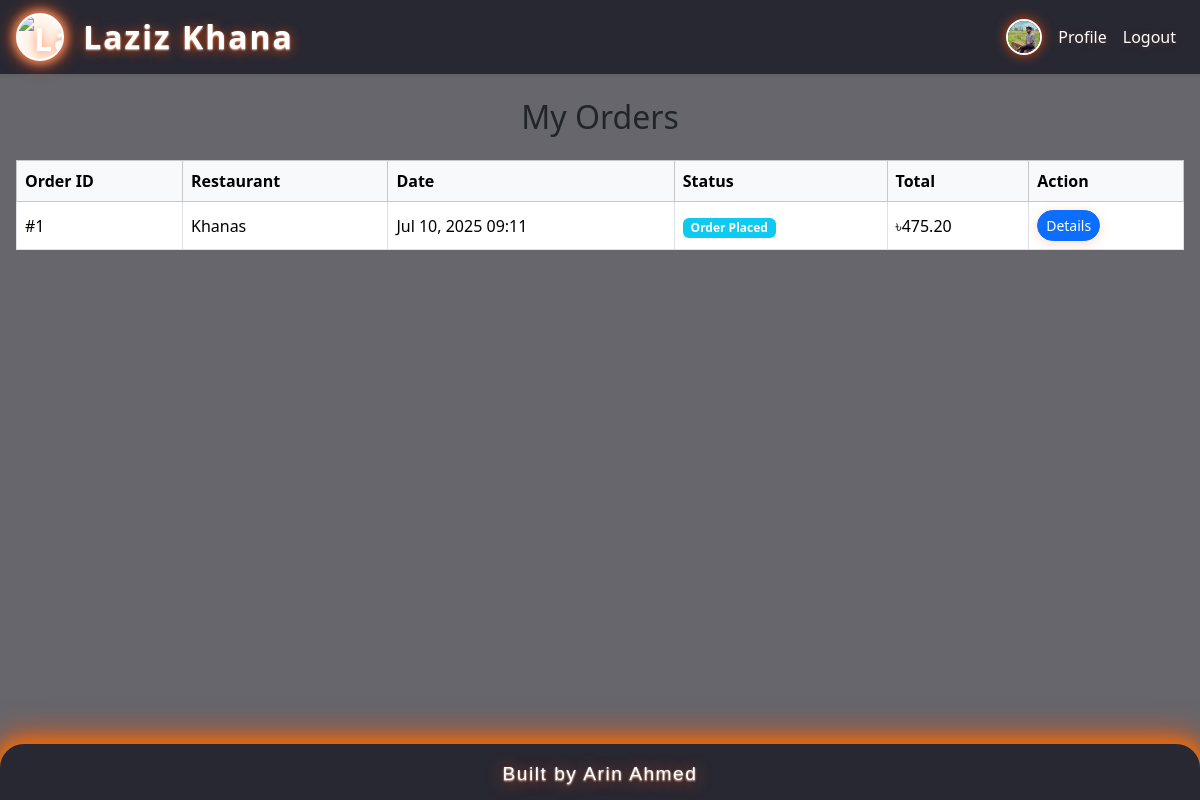
Screenshot of /orders/my-orders/ (signed in) with the database file from the repository.
### users/models.py (models this page shows, shortened)
class User(AbstractUser):
    email = models.EmailField(unique=True)
    phone = models.CharField(max_length=20, unique=True)
    profile_picture = models.ImageField(upload_to='profile_pics/', blank=True, null=True)
    REQUIRED_FIELDS = ['email', 'phone']

### orders/models.py (models this page shows, shortened)
class Order(models.Model):
    user = models.ForeignKey(User, on_delete=models.CASCADE, related_name='orders')
    restaurant = models.ForeignKey(Restaurant, on_delete=models.CASCADE, related_name='orders')
    items = models.ManyToManyField(MenuItem, through='OrderItem')
    total = models.DecimalField(max_digits=10, decimal_places=2)
    delivery_address = models.ForeignKey(Address, on_delete=models.SET_NULL, null=True)
    status = models.CharField(max_length=20, choices=ORDER_STATUS_CHOICES, default='placed')
    promo_code = models.ForeignKey(PromoCode, on_delete=models.SET_NULL, null=True, blank=True)
    timestamp = models.DateTimeField(auto_now_add=True)
    estimated_delivery = models.DateTimeField(blank=True, null=True)
    payment_method = models.CharField(
        max_length=20,
        choices=[
            ('bkash', 'bKash'),
            ('nagad', 'Nagad'),
            ('rocket', 'Rocket'),
            ('upay', 'Upay'),
            ('card', 'International Card'),
            ('cod', 'Cash on Delivery'),
        ],
        null=True,
        blank=True
    )

### restaurants/models.py (models this page shows, shortened)
class Restaurant(models.Model):
    name = models.CharField(max_length=100)
    logo = models.ImageField(upload_to='restaurant_logos/', blank=True, null=True)
    address = models.CharField(max_length=255)
    contact = models.CharField(max_length=50)
    operating_hours = models.CharField(max_length=100)
    delivery_radius = models.PositiveIntegerField(blank=True, null=True)
    minimum_order = models.DecimalField(max_digits=8, decimal_places=2, blank=True, null=True)
    cuisine_type = models.CharField(max_length=100)
    rating = models.FloatField(blank=True, null=True)
    is_approved = models.BooleanField()
    owner = models.ForeignKey(User, on_delete=models.SET_NULL, null=True, blank=True, related_name='restaurants')

### orders/views.py (the view)
# urls.py: path('my-orders/', views.order_history_view, name='order_history'),
@login_required
def order_history_view(request):
    orders = Order.objects.filter(user=request.user).order_by('-timestamp')
    return render(request, 'orders/order_history.html', {'orders': orders})

### orders/templates/orders/order_history.html (shortened to what this page needs)
{% extends 'base.html' %}
{% block content %}
<div class="container mt-4">
  <h2 class="mb-4 text-center animate__animated animate__fadeInDown">My Orders</h2>
  {% if orders %}
  <div class="table-responsive animate__animated animate__fadeInUp">
    <table class="table table-bordered align-middle">
      <thead class="table-light">
        <tr>
          <th>Order ID</th>
          <th>Restaurant</th>
          <th>Date</th>
          <th>Status</th>
          <th>Total</th>
          <th>Action</th>
        </tr>
      </thead>
      <tbody>
        {% for order in orders %}
        <tr>
          <td>#{{ order.pk }}</td>
          <td>{{ order.restaurant.name }}</td>
          <td>{{ order.timestamp|date:'M d, Y H:i' }}</td>
          <td><span class="badge bg-info">{{ order.get_status_display }}</span></td>
          <td>৳{{ order.total }}</td>
          <td>
            <a href="{% url 'order_detail' order.pk %}" class="btn btn-sm btn-primary">Details</a>
          </td>
        </tr>
        {% endfor %}
      </tbody>
    </table>
  </div>
  {% else %}
  <div class="alert alert-warning text-center animate__animated animate__fadeIn">No orders found.</div>
  {% endif %}
</div>
{% endblock %}

### users/templates/base.html (shortened to what this page needs)
{% load static %}
<!DOCTYPE html>
<html lang="en">
<head>
    <link href="https://cdn.jsdelivr.net/npm/bootstrap@5.3.2/dist/css/bootstrap.min.css" rel="stylesheet">
    <link rel="stylesheet" href="https://cdnjs.cloudflare.com/ajax/libs/animate.css/4.1.1/animate.min.css"/>
</head>
<body>
<div class="bg-overlay"></div>
<nav class="navbar navbar-expand-lg navbar-dark shadow-sm">
  <div class="container">
    <a class="navbar-brand d-flex align-items-center" href="/">
      <img src="{% static 'img/laziz_khana_logo.png' %}" alt="Laziz Khana Logo" class="logo-icon me-2 animate__animated animate__pulse animate__infinite">
      Laziz Khana
    </a>
    <div class="collapse navbar-collapse" id="navbarNav">
      <ul class="navbar-nav ms-auto">
        {% if user.is_authenticated %}
        <li class="nav-item d-flex align-items-center">
          {% if user.profile_picture %}
            <img src="{{ user.profile_picture.url }}" alt="Profile" class="rounded-circle me-2" style="width:36px;height:36px;object-fit:cover;border:2px solid #fff;box-shadow:0 0 12px #ff4e00cc;">
          {% else %}
            <span class="me-2" style="font-size:1.7rem;line-height:1;vertical-align:middle;">👤</span>
          {% endif %}
          <a class="nav-link" href="{% url 'profile' %}">Profile</a>
        </li>
        <li class="nav-item"><a class="nav-link" href="{% url 'logout' %}">Logout</a></li>
        {% else %}
        <li class="nav-item"><a class="nav-link" href="{% url 'login' %}">Login</a></li>
        <li class="nav-item"><a class="nav-link" href="{% url 'register' %}">Register</a></li>
        {% endif %}
      </ul>
    </div>
  </div>
</nav>
<div class="container-fluid p-0">
  <div class="main-content-responsive">
    {% block content %}{% endblock %}
  </div>
</div>
<footer class="footer">
  Built by Arin Ahmed
</footer>
</body>
</html>

### rows the page displays
User: profile_picture (picture)
Order: pk "1", restaurant.name "Khanas", timestamp "Jul 10, 2025 09:11", status "Order Placed", total "475.20"
